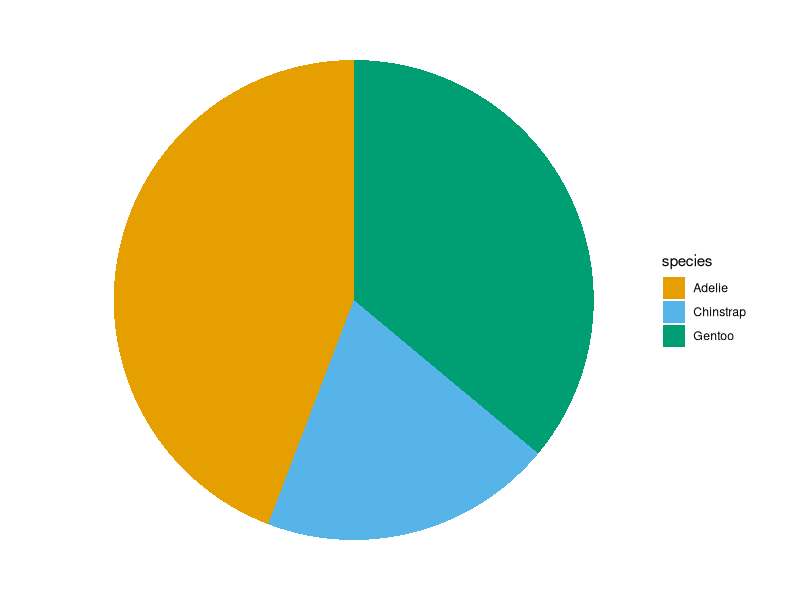

Reproduce this figure in R.

            library(ggplot2)
            library(palmerpenguins)
            built_answer <- tryCatch(
                {
                    set.seed(42)
                    ggplot(penguins, aes(x = "", fill = species)) + geom_bar() + coord_polar(theta = "y") + scale_fill_manual(values = c(Adelie = "#E69F00", Chinstrap = "#56B4E9", Gentoo = "#009E73")) + theme_void()
                    suppressWarnings(
                        if (!file.exists("/sandbox/figures/species_count_pie_coord_polar_scale_fill_manual_answer.png")) {
                            ggsave(
                                width = 3,
                                height = 3,
                                "/sandbox/figures/species_count_pie_coord_polar_scale_fill_manual_answer.png"
                            )
                        }
                    )
                    suppressWarnings(
                        ggplot_build(last_plot())
                    )
                },
                error = function(e) {
                    'ERROR'
                }
            )
            built_submission <- tryCatch(
                {
                    set.seed(42)
                    ggplot(data = penguins, aes(x = "", y = count, fill = species)) +
  geom_bar(stat = "identity") + 
  coord_polar(theta = "y") +
  scale_fill_manual(values = c("#E69F00", "#56B4E9", "#009E73")) +
  theme_void()
                    suppressWarnings(
                        ggsave(
                            width = 3,
                            height = 3,
                            "figures/species_count_pie_coord_polar_scale_fill_manual_submission_qwen.png"
                        )
                    )
                    suppressWarnings(
                        ggplot_build(last_plot())
                    )
                },
                error = function(e) {
                    'ERROR'
                }
            )
            cat(isTRUE(all.equal(built_answer, built_submission)))
        
